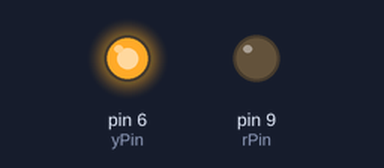
The sketch below on a simulated Arduino Uno, built with avr-gcc and run on an emulated ATmega328P. Parts: output pins drawn as LEDs (lit = HIGH).

Above: at 0.2 s.
At 5.2 s:
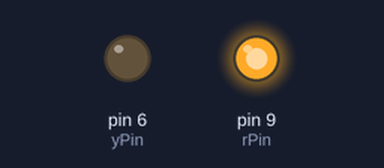
At 9.7 s:
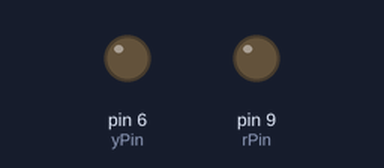
Timing chart, 0 to 10.4 s (numbered marks = the images above):
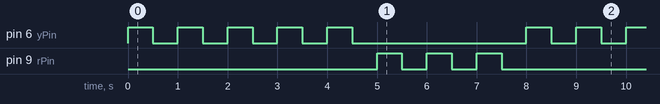

Measured:
- by itself, pin 6 (yPin): repeats every 8.0 s: 4 × (LOW 0.50 s, HIGH 0.50 s), LOW 3.5 s, HIGH 0.50 s
- by itself, pin 9 (rPin): repeats every 8.0 s: 2 × (LOW 0.50 s, HIGH 0.50 s), LOW 5.5 s, HIGH 0.50 s
- by itself, everything shown: repeats every 8.0 s, in 16 steps

The sketch:

ForLoops.ino
```cpp
int yPin = 6;
int rPin = 9;
int yTime = 500;
int rTime = 500;
int yBlink = 5;
int rBlink = 3;
int i;

void setup() {
  // put your setup code here, to run once:
  pinMode(yPin, OUTPUT);
  pinMode(rPin, OUTPUT);
}

void loop() {
  // put your main code here, to run repeatedly:
  for (i = 1; i <= yBlink; i++) {
    digitalWrite(yPin, HIGH);
    delay(yTime);
    digitalWrite(yPin, LOW);
    delay(yTime);
  }

  for (i = 1; i <= rBlink; i++) {
    digitalWrite(rPin, HIGH);
    delay(rTime);
    digitalWrite(rPin, LOW);
    delay(rTime);
  }
}
```
